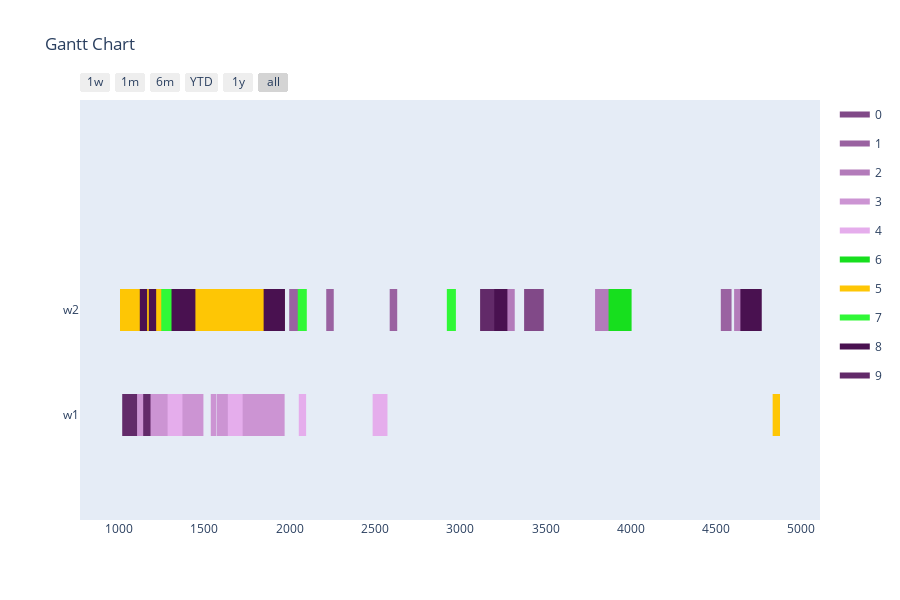

Notebook source saved alongside this figure:
### Markdown cell above
Config 1 - Test with One Point Crossover

### Code cell
optimizer = BaseGA(env)
optimizer.set_minimize()
# optional (in this case, all options given are the default option, if the configuration step is skipped)
optimizer.configure('tardiness', 'onepointcrossover', 'roulettewheel', 'randomize')
# choose an input generator (optional) -> decides how the data gets converted into the optimizer format
# optimizer.set_input_generator('SameLengthAlternativesGenerator')
# all parameters after offspring_amount are optional (in this case -> verbose=True)
result, best_fitness_history, average_fitness_history, best_generation_history, feasible_gen = optimizer.optimize(orders, max_generations, earliest_time_slot, last_time_slot, population_size, offspring_amount, verbose=True)
workstation_assignments = reformat_result(result, orders, workstations, recipes, tasks)
visualize(workstation_assignments, best_fitness_history, average_fitness_history, best_generation_history, feasible_gen)

### Figure 1 — Plotly figure (JSON) as saved in the notebook; plotly's stock layout.template omitted (floating-point values rounded to 4 significant figures)
{"data": [{"fill": "toself", "fillcolor": "rgb(129, 73, 136)", "hoverinfo": "name", "legendgroup": "rgb(129, 73, 136)", "mode": "none", "name": "0", "type": "scatter", "x": [286, 347, 347, 286, 286, 1404, 1539, 1539, 1404, 1404, 1481, 1539, 1539, 1481, 1481, 1270, 1328, 1328, 1270, 1270, 1413, 1553, 1553, 1413, 1413, 1418, 1543, 1543, 1418, 1418, 3374, 3489, 3489, 3374], "y": [0.8, 0.8, 1.2, 1.2, null, 0.8, 0.8, 1.2, 1.2, null, 0.8, 0.8, 1.2, 1.2, null, 0.8, 0.8, 1.2, 1.2, null, 0.8, 0.8, 1.2, 1.2, null, 0.8, 0.8, 1.2, 1.2, null, 0.8, 0.8, 1.2, 1.2]}, {"fill": "toself", "fillcolor": "rgb(154, 98, 161)", "hoverinfo": "name", "legendgroup": "rgb(154, 98, 161)", "mode": "none", "name": "1", "type": "scatter", "x": [1997, 2060, 2060, 1997, 1997, 2214, 2258, 2258, 2214, 2214, 4527, 4590, 4590, 4527, 4527, 2586, 2630, 2630, 2586], "y": [0.8, 0.8, 1.2, 1.2, null, 0.8, 0.8, 1.2, 1.2, null, 0.8, 0.8, 1.2, 1.2, null, 0.8, 0.8, 1.2, 1.2]}, {"fill": "toself", "fillcolor": "rgb(179, 123, 186)", "hoverinfo": "name", "legendgroup": "rgb(179, 123, 186)", "mode": "none", "name": "2", "type": "scatter", "x": [3151, 3286, 3286, 3151, 3151, 212, 270, 270, 212, 212, 550, 675, 675, 550, 550, 3790, 3925, 3925, 3790, 3790, 1047, 1162, 1162, 1047, 1047, 4605, 4730, 4730, 4605, 4605, 3184, 3319, 3319, 3184], "y": [0.8, 0.8, 1.2, 1.2, null, 0.8, 0.8, 1.2, 1.2, null, 0.8, 0.8, 1.2, 1.2, null, 0.8, 0.8, 1.2, 1.2, null, 0.8, 0.8, 1.2, 1.2, null, 0.8, 0.8, 1.2, 1.2, null, 0.8, 0.8, 1.2, 1.2]}, {"fill": "toself", "fillcolor": "rgb(204, 148, 211)", "hoverinfo": "name", "legendgroup": "rgb(204, 148, 211)", "mode": "none", "name": "3", "type": "scatter", "x": [1648, 1743, 1743, 1648, 1648, 1238, 1321, 1321, 1238, 1238, 1537, 1572, 1572, 1537, 1537, 811, 846, 846, 811, 811, 995, 1082, 1082, 995, 995, 1494, 1569, 1569, 1494], "y": [0.8, 0.8, 1.2, 1.2, null, 0.8, 0.8, 1.2, 1.2, null, -0.2, -0.2, 0.2, 0.2, null, -0.2, -0.2, 0.2, 0.2, null, -0.2, -0.2, 0.2, 0.2, null, -0.2, -0.2, 0.2, 0.2]}, {"fill": "toself", "fillcolor": "rgb(229, 173, 236)", "hoverinfo": "name", "legendgroup": "rgb(229, 173, 236)", "mode": "none", "name": "4", "type": "scatter", "x": [1751, 1846, 1846, 1751, 1751, 2053, 2096, 2096, 2053, 2053, 1284, 1371, 1371, 1284, 1284, 1637, 1724, 1724, 1637, 1637, 2486, 2573, 2573, 2486, 2486, 259, 346, 346, 259], "y": [0.8, 0.8, 1.2, 1.2, null, -0.2, -0.2, 0.2, 0.2, null, -0.2, -0.2, 0.2, 0.2, null, -0.2, -0.2, 0.2, 0.2, null, -0.2, -0.2, 0.2, 0.2, null, -0.2, -0.2, 0.2, 0.2]}, {"fill": "toself", "fillcolor": "rgb(23, 223, 30)", "hoverinfo": "name", "legendgroup": "rgb(23, 223, 30)", "mode": "none", "name": "6", "type": "scatter", "x": [3869, 4004, 4004, 3869, 3869, 461, 596, 596, 461, 461, 637, 695, 695, 637, 637, 274, 332, 332, 274, 274, 1639, 1774, 1774, 1639, 1639, 302, 417, 417, 302, 302, 220, 360, 360, 220], "y": [0.8, 0.8, 1.2, 1.2, null, 0.8, 0.8, 1.2, 1.2, null, 0.8, 0.8, 1.2, 1.2, null, 0.8, 0.8, 1.2, 1.2, null, 0.8, 0.8, 1.2, 1.2, null, 0.8, 0.8, 1.2, 1.2, null, 0.8, 0.8, 1.2, 1.2]}, {"fill": "toself", "fillcolor": "rgb(254, 198, 5)", "hoverinfo": "name", "legendgroup": "rgb(254, 198, 5)", "mode": "none", "name": "5", "type": "scatter", "x": [910, 1005, 1005, 910, 910, 646, 721, 721, 646, 646, 257, 292, 292, 257, 257, 4831, 4874, 4874, 4831, 4831, 321, 396, 396, 321, 321, 758, 833, 833, 758], "y": [0.8, 0.8, 1.2, 1.2, null, -0.2, -0.2, 0.2, 0.2, null, -0.2, -0.2, 0.2, 0.2, null, -0.2, -0.2, 0.2, 0.2, null, -0.2, -0.2, 0.2, 0.2, null, -0.2, -0.2, 0.2, 0.2]}, {"fill": "toself", "fillcolor": "rgb(48, 248, 55)", "hoverinfo": "name", "legendgroup": "rgb(48, 248, 55)", "mode": "none", "name": "7", "type": "scatter", "x": [1247, 1320, 1320, 1247, 1247, 2921, 2974, 2974, 2921, 2921, 694, 747, 747, 694, 694, 2047, 2100, 2100, 2047], "y": [0.8, 0.8, 1.2, 1.2, null, 0.8, 0.8, 1.2, 1.2, null, 0.8, 0.8, 1.2, 1.2, null, 0.8, 0.8, 1.2, 1.2]}, {"fill": "toself", "fillcolor": "rgb(73, 17, 80)", "hoverinfo": "name", "legendgroup": "rgb(73, 17, 80)", "mode": "none", "name": "8", "type": "scatter", "x": [1847, 1972, 1972, 1847, 1847, 724, 859, 859, 724, 724, 1307, 1447, 1447, 1307, 1307, 3161, 3276, 3276, 3161, 3161, 1174, 1217, 1217, 1174, 1174, 4642, 4767, 4767, 4642, 4642, 1121, 1164, 1164, 1121], "y": [0.8, 0.8, 1.2, 1.2, null, 0.8, 0.8, 1.2, 1.2, null, 0.8, 0.8, 1.2, 1.2, null, 0.8, 0.8, 1.2, 1.2, null, 0.8, 0.8, 1.2, 1.2, null, 0.8, 0.8, 1.2, 1.2, null, 0.8, 0.8, 1.2, 1.2]}, {"fill": "toself", "fillcolor": "rgb(98, 42, 105)", "hoverinfo": "name", "legendgroup": "rgb(98, 42, 105)", "mode": "none", "name": "9", "type": "scatter", "x": [3116, 3199, 3199, 3116, 3116, 237, 324, 324, 237, 237, 860, 935, 935, 860, 860, 481, 556, 556, 481, 481, 1018, 1105, 1105, 1018, 1018, 1141, 1184, 1184, 1141], "y": [0.8, 0.8, 1.2, 1.2, null, -0.2, -0.2, 0.2, 0.2, null, -0.2, -0.2, 0.2, 0.2, null, -0.2, -0.2, 0.2, 0.2, null, -0.2, -0.2, 0.2, 0.2, null, -0.2, -0.2, 0.2, 0.2]}, {"legendgroup": "rgb(129, 73, 136)", "marker": {"color": "rgb(129, 73, 136)", "opacity": 0, "size": 1}, "mode": "markers", "name": "", "showlegend": false, "text": [null, null, null, null, null, null, null, null, null, null, null, null, null, null], "type": "scatter", "x": [286, 347, 1404, 1539, 1481, 1539, 1270, 1328, 1413, 1553, 1418, 1543, 3374, 3489], "y": [1, 1, 1, 1, 1, 1, 1, 1, 1, 1, 1, 1, 1, 1]}, {"legendgroup": "rgb(154, 98, 161)", "marker": {"color": "rgb(154, 98, 161)", "opacity": 0, "size": 1}, "mode": "markers", "name": "", "showlegend": false, "text": [null, null, null, null, null, null, null, null], "type": "scatter", "x": [1997, 2060, 2214, 2258, 4527, 4590, 2586, 2630], "y": [1, 1, 1, 1, 1, 1, 1, 1]}, {"legendgroup": "rgb(179, 123, 186)", "marker": {"color": "rgb(179, 123, 186)", "opacity": 0, "size": 1}, "mode": "markers", "name": "", "showlegend": false, "text": [null, null, null, null, null, null, null, null, null, null, null, null, null, null], "type": "scatter", "x": [3151, 3286, 212, 270, 550, 675, 3790, 3925, 1047, 1162, 4605, 4730, 3184, 3319], "y": [1, 1, 1, 1, 1, 1, 1, 1, 1, 1, 1, 1, 1, 1]}, {"legendgroup": "rgb(204, 148, 211)", "marker": {"color": "rgb(204, 148, 211)", "opacity": 0, "size": 1}, "mode": "markers", "name": "", "showlegend": false, "text": [null, null, null, null, null, null, null, null, null, null, null, null], "type": "scatter", "x": [1648, 1743, 1238, 1321, 1537, 1572, 811, 846, 995, 1082, 1494, 1569], "y": [1, 1, 1, 1, 0, 0, 0, 0, 0, 0, 0, 0]}, {"legendgroup": "rgb(229, 173, 236)", "marker": {"color": "rgb(229, 173, 236)", "opacity": 0, "size": 1}, "mode": "markers", "name": "", "showlegend": false, "text": [null, null, null, null, null, null, null, null, null, null, null, null], "type": "scatter", "x": [1751, 1846, 2053, 2096, 1284, 1371, 1637, 1724, 2486, 2573, 259, 346], "y": [1, 1, 0, 0, 0, 0, 0, 0, 0, 0, 0, 0]}, {"legendgroup": "rgb(23, 223, 30)", "marker": {"color": "rgb(23, 223, 30)", "opacity": 0, "size": 1}, "mode": "markers", "name": "", "showlegend": false, "text": [null, null, null, null, null, null, null, null, null, null, null, null, null, null], "type": "scatter", "x": [3869, 4004, 461, 596, 637, 695, 274, 332, 1639, 1774, 302, 417, 220, 360], "y": [1, 1, 1, 1, 1, 1, 1, 1, 1, 1, 1, 1, 1, 1]}, {"legendgroup": "rgb(254, 198, 5)", "marker": {"color": "rgb(254, 198, 5)", "opacity": 0, "size": 1}, "mode": "markers", "name": "", "showlegend": false, "text": [null, null, null, null, null, null, null, null, null, null, null, null], "type": "scatter", "x": [910, 1005, 646, 721, 257, 292, 4831, 4874, 321, 396, 758, 833], "y": [1, 1, 0, 0, 0, 0, 0, 0, 0, 0, 0, 0]}, {"legendgroup": "rgb(48, 248, 55)", "marker": {"color": "rgb(48, 248, 55)", "opacity": 0, "size": 1}, "mode": "markers", "name": "", "showlegend": false, "text": [null, null, null, null, null, null, null, null], "type": "scatter", "x": [1247, 1320, 2921, 2974, 694, 747, 2047, 2100], "y": [1, 1, 1, 1, 1, 1, 1, 1]}, {"legendgroup": "rgb(73, 17, 80)", "marker": {"color": "rgb(73, 17, 80)", "opacity": 0, "size": 1}, "mode": "markers", "name": "", "showlegend": false, "text": [null, null, null, null, null, null, null, null, null, null, null, null, null, null], "type": "scatter", "x": [1847, 1972, 724, 859, 1307, 1447, 3161, 3276, 1174, 1217, 4642, 4767, 1121, 1164], "y": [1, 1, 1, 1, 1, 1, 1, 1, 1, 1, 1, 1, 1, 1]}, {"legendgroup": "rgb(98, 42, 105)", "marker": {"color": "rgb(98, 42, 105)", "opacity": 0, "size": 1}, "mode": "markers", "name": "", "showlegend": false, "text": [null, null, null, null, null, null, null, null, null, null, null, null], "type": "scatter", "x": [3116, 3199, 237, 324, 860, 935, 481, 556, 1018, 1105, 1141, 1184], "y": [1, 1, 0, 0, 0, 0, 0, 0, 0, 0, 0, 0]}], "layout": {"height": 600, "hovermode": "closest", "showlegend": true, "title": {"text": "Gantt Chart"}, "xaxis": {"rangeselector": {"buttons": [{"count": 7, "label": "1w", "step": "day", "stepmode": "backward"}, {"count": 1, "label": "1m", "step": "month", "stepmode": "backward"}, {"count": 6, "label": "6m", "step": "month", "stepmode": "backward"}, {"count": 1, "label": "YTD", "step": "year", "stepmode": "todate"}, {"count": 1, "label": "1y", "step": "year", "stepmode": "backward"}, {"step": "all"}]}, "showgrid": false, "type": "date", "zeroline": false}, "yaxis": {"autorange": false, "range": [-1, 3], "showgrid": false, "ticktext": ["w1", "w2"], "tickvals": [0, 1], "zeroline": false}}}
